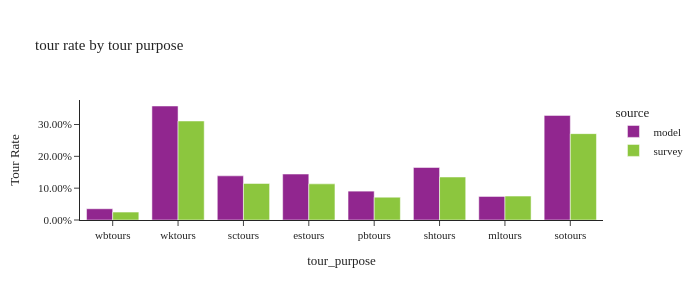

Notebook cell for this chart:
### Code cell
fig = px.bar(tour_rate, x="tour_purpose", y='tour rate', color="source",
             barmode="group",hover_data=['sample count'],
             title='tour rate by tour purpose')
fig.update_layout(height=300, width=700, font=dict(size=11),
                  yaxis=dict(tickformat=".2%",title='Tour Rate'))
fig.show()

### Figure 1 — Plotly figure (JSON) as saved in the notebook; plotly's stock layout.template omitted (floating-point values rounded to 4 significant figures)
{"data": [{"alignmentgroup": "True", "customdata": [[166637], [1744049], [771356], [808320], [496616], [902588], [385910], [1745926]], "hovertemplate": "source=model<br>tour_purpose=%{x}<br>tour rate=%{y}<br>sample count=%{customdata[0]}<extra></extra>", "legendgroup": "model", "marker": {"color": "#91268F", "pattern": {"shape": ""}}, "name": "model", "offsetgroup": "model", "orientation": "v", "showlegend": true, "textposition": "auto", "type": "bar", "x": ["wbtours", "wktours", "sctours", "estours", "pbtours", "shtours", "mltours", "sotours"], "xaxis": "x", "y": [0.03532, 0.3582, 0.1387, 0.1444, 0.09068, 0.165, 0.07396, 0.3287], "yaxis": "y"}, {"alignmentgroup": "True", "customdata": [[275], [2658], [655], [779], [859], [1504], [918], [3184]], "hovertemplate": "source=survey<br>tour_purpose=%{x}<br>tour rate=%{y}<br>sample count=%{customdata[0]}<extra></extra>", "legendgroup": "survey", "marker": {"color": "#8CC63E", "pattern": {"shape": ""}}, "name": "survey", "offsetgroup": "survey", "orientation": "v", "showlegend": true, "textposition": "auto", "type": "bar", "x": ["wbtours", "wktours", "sctours", "estours", "pbtours", "shtours", "mltours", "sotours"], "xaxis": "x", "y": [0.02497, 0.3111, 0.1147, 0.1135, 0.07156, 0.1351, 0.07528, 0.2714], "yaxis": "y"}], "layout": {"barmode": "group", "font": {"size": 11}, "height": 300, "legend": {"title": {"text": "source"}, "tracegroupgap": 0}, "title": {"text": "tour rate by tour purpose"}, "width": 700, "xaxis": {"anchor": "y", "domain": [0.0, 1.0], "title": {"text": "tour_purpose"}}, "yaxis": {"anchor": "x", "domain": [0.0, 1.0], "tickformat": ".2%", "title": {"text": "Tour Rate"}}}}
